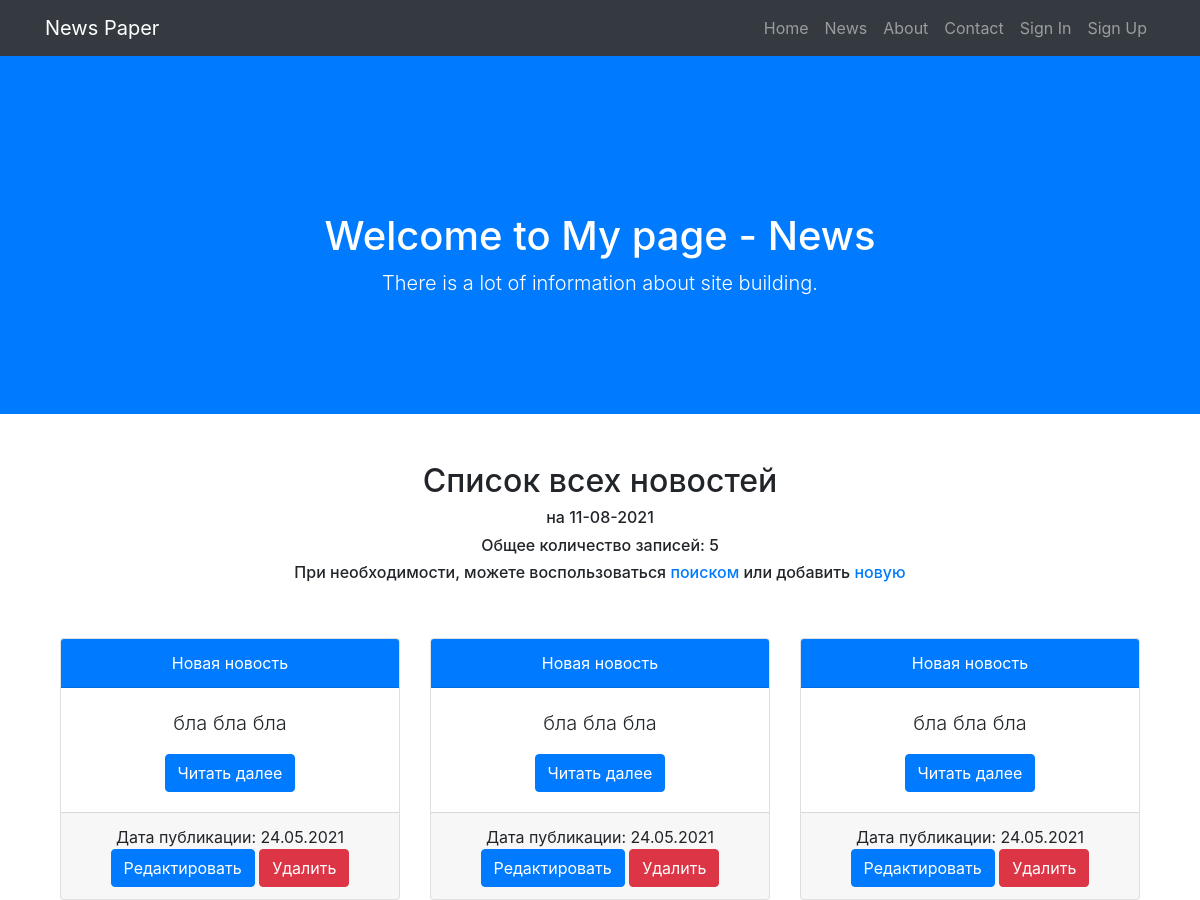
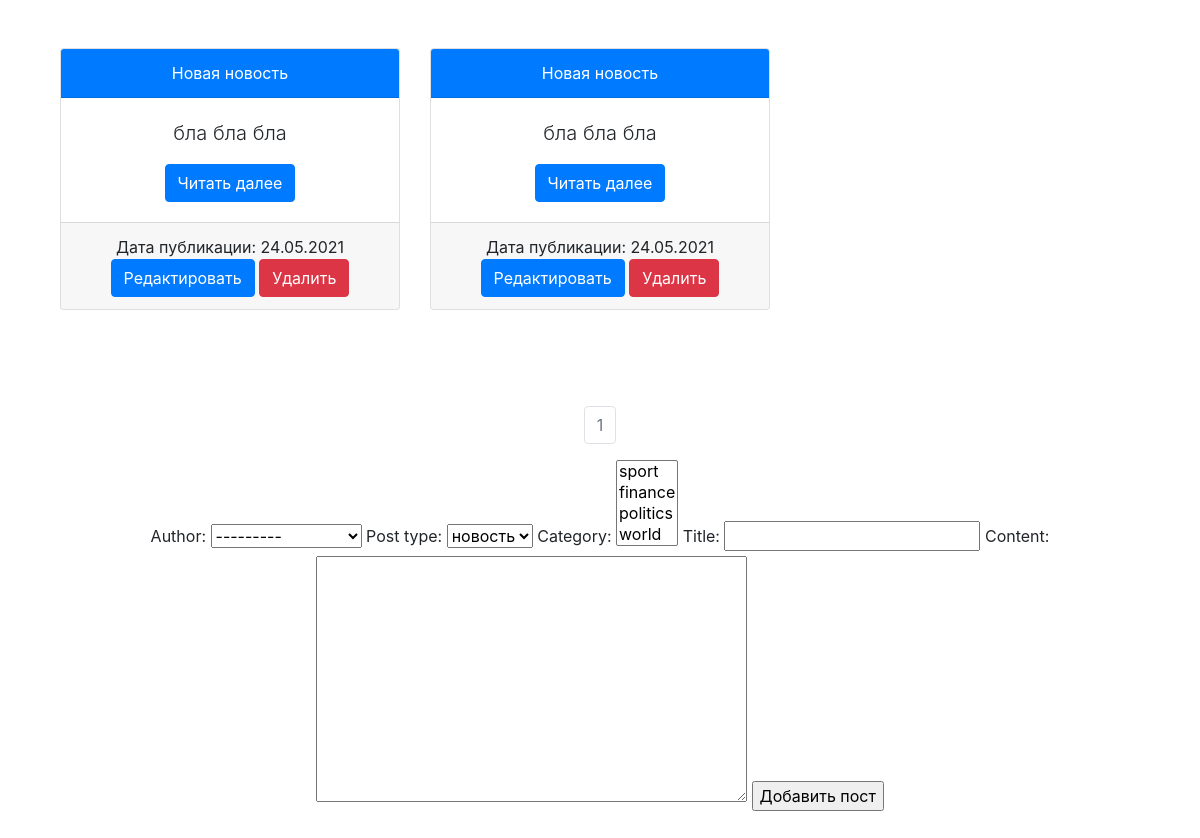
Before: /news/ with the older database file (2 pictures, top to bottom).
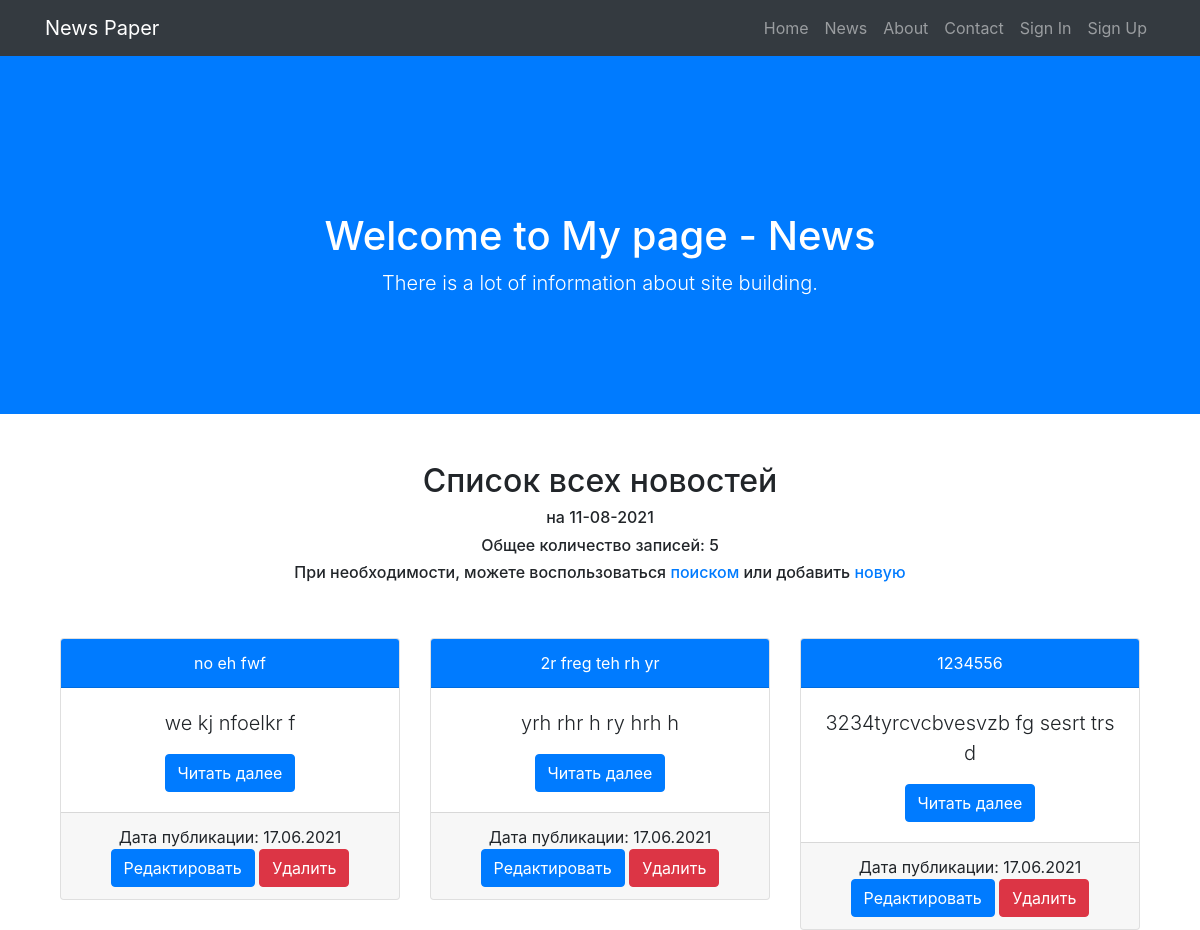
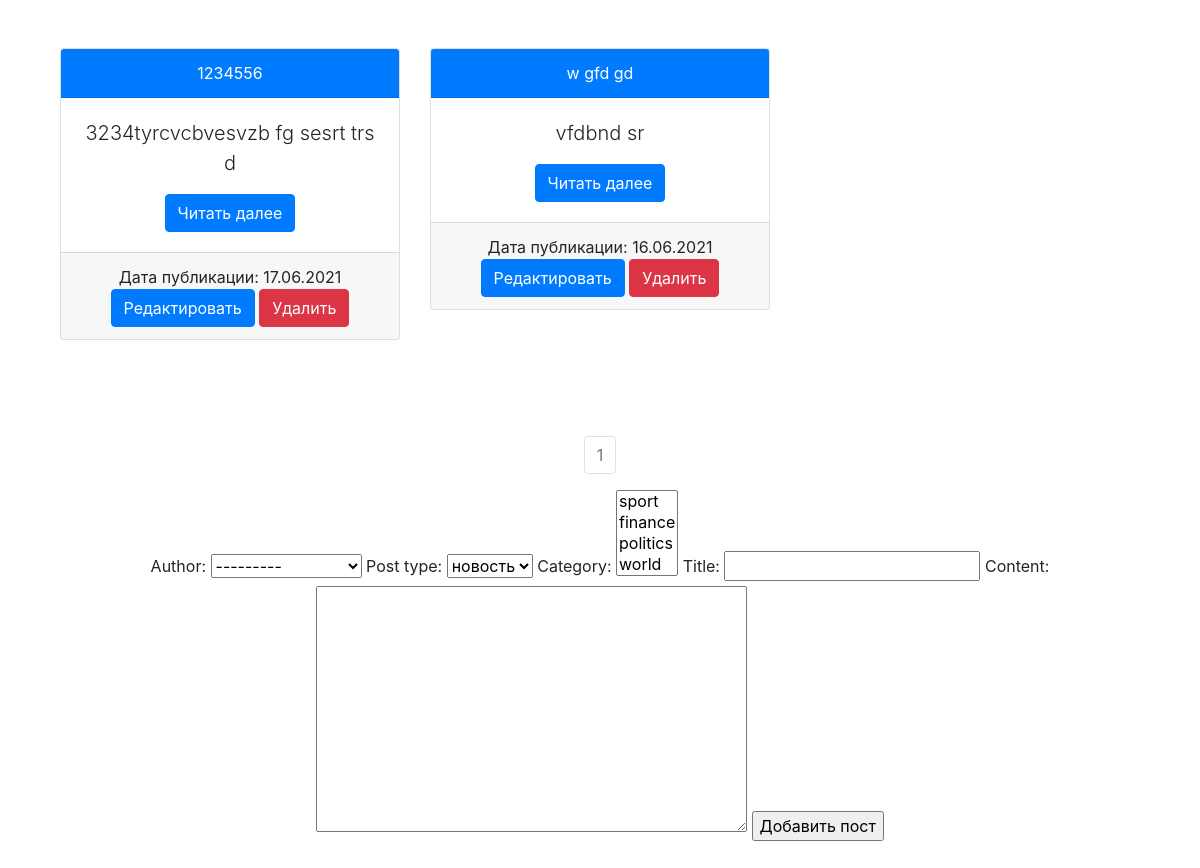
After: the same page with the newer database file (2 pictures, top to bottom).
### news/models.py (models this page shows, shortened)
class Post(models.Model):
    post_types = [
        ('post', 'статья'),
        ('news', 'новость')
    ]
    author = models.ForeignKey(Author, on_delete=models.CASCADE)
    post_type = models.CharField(max_length=10, choices=post_types, default='news')
    created = models.DateTimeField(auto_now_add=True)
    category = models.ManyToManyField(Category, through='PostCategory')
    title = models.CharField(max_length=255)
    content = models.TextField()
    rating = models.FloatField(default=0)

### news/views.py (the view, shortened to what this page needs)
# urls.py: path('', NewsList.as_view()),
class NewsList(ListView):
    model = Post
    template_name = 'news/news_list.html'
    context_object_name = 'newslist'
    ordering = ['-created']
    paginate_by = 5
    form_class = PostForm
    def get_context_data(self, **kwargs):
        context = super().get_context_data(**kwargs)
        context['time_now'] = datetime.utcnow()
        context['categories'] = Category.objects.all()
        context['form'] = PostForm()
        return context

### news/forms.py
class PostForm(ModelForm):
    class Meta:
        model = Post
        fields = ['author', 'post_type', 'category', 'title', 'content']

### news/models.py (called while the page is built)
    def __str__(self):
        return self.category_name

### news/templatetags/news_filters.py (called while the page is built)
@register.filter(name='censor')
def censor(value):
    bad_words = ['редиска', 'сарделька']
    new_content = value
    for w in bad_words:
        new_content = new_content.replace(w, '***')
    return new_content

### templates/news/news_list.html (shortened to what this page needs)
{% extends 'newspaper/layout.html' %}
{% load news_filters %}
{% block header %}
    News
{% endblock %}
{% block content %}
    <div class="container">
        <div class="row">
            <div class="col-lg-12 mb-5">
                <h2>Список всех новостей</h2>
                <h6>на {{ time_now|date:'d-m-Y' }}</h6>
                <h6>Общее количество записей: {{ newslist|length }}</h6>
                <h6>При необходимости, можете воспользоваться <a href="search">поиском</a> или добавить <a href="{% url 'news_create' %}">новую</a> <br></h6>
            </div>
        </div>
        <div class="row">
            {% for n in newslist %}
                <div class="col-lg-4">
                    <div class="card mb-5">
                        <div class="card-header bg-primary text-white"><a class="text-white" href="/news/{{ n.id }}">{{ n.title|censor }}</a></div>
                        <div class="card-body">
                            <p class="lead">{{ n.content|truncatewords:20|censor }}</p>
                            <a class="btn btn-primary" href="/news/{{ n.id }}">Читать далее</a>
                        </div>
                        <div class="card-footer">
                            <div>Дата публикации: {{ n.created|date:'d.m.Y' }}</div>
                            <a class="btn btn-primary" href="{% url 'news_update' n.id %}">Редактировать</a>
                            <a class="btn btn-danger" href="{% url 'news_delete' n.id %}">Удалить</a>
                        </div>
                    </div>
                </div>
            {% endfor %}
        </div>
        <div class="row justify-content-center">
            <nav class="mt-5" aria-label="Page navigation">
                <ul class="pagination justify-content-center">
                    <li class="page-item disabled"><a class="page-link"
                                                      href="?page={{ page_obj.number }}">{{ page_obj.number }}</a></li>
                </ul>
            </nav>
        </div>
    </div>
    <form method="POST">
        {{ form }}
        <input type="submit" value="Добавить пост">
    </form>
{% endblock %}

Changed rows visible on the page:
no longer on this page (row unchanged): Post: title|censor "Новая новость", content|censor "бла бла бла", created "24.05.2021"
no longer on this page (row unchanged): Post: title|censor "Новая новость", content|censor "бла бла бла", created "24.05.2021"
no longer on this page (row unchanged): Post: title|censor "Новая новость", content|censor "бла бла бла", created "24.05.2021"
no longer on this page (row unchanged): Post: title|censor "Новая новость", content|censor "бла бла бла", created "24.05.2021"
no longer on this page (row unchanged): Post: title|censor "Новая новость", content|censor "бла бла бла", created "24.05.2021"
added Post: title|censor "no eh fwf", content|censor "we kj nfoelkr f", created "17.06.2021"
added Post: title|censor "2r freg teh rh yr", content|censor "yrh rhr h ry hrh h", created "17.06.2021"
added Post: title|censor "1234556", content|censor "3234tyrcvcbvesvzb fg sesrt trs d", created "17.06.2021"
added Post: title|censor "1234556", content|censor "3234tyrcvcbvesvzb fg sesrt trs d", created "17.06.2021"
added Post: title|censor "w gfd gd", content|censor "vfdbnd sr", created "16.06.2021"
